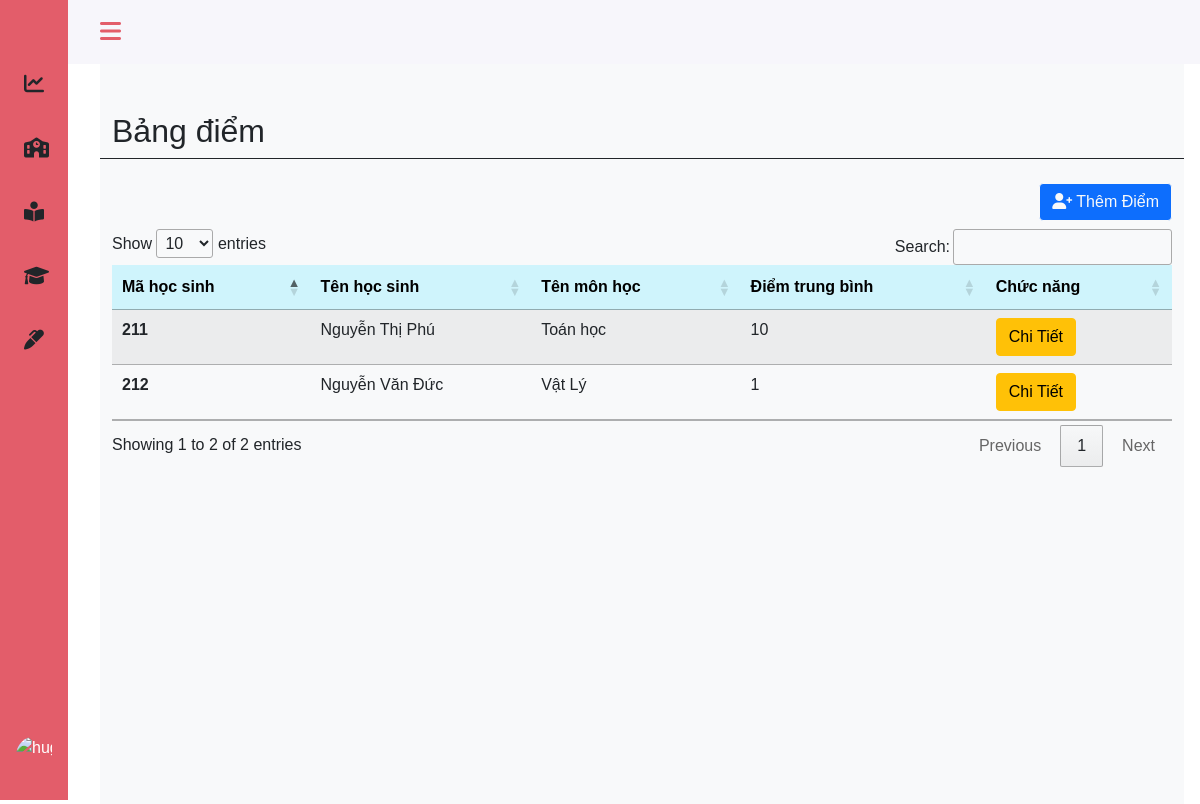
/admin/result.php, run on an earlier commit of the app's database.
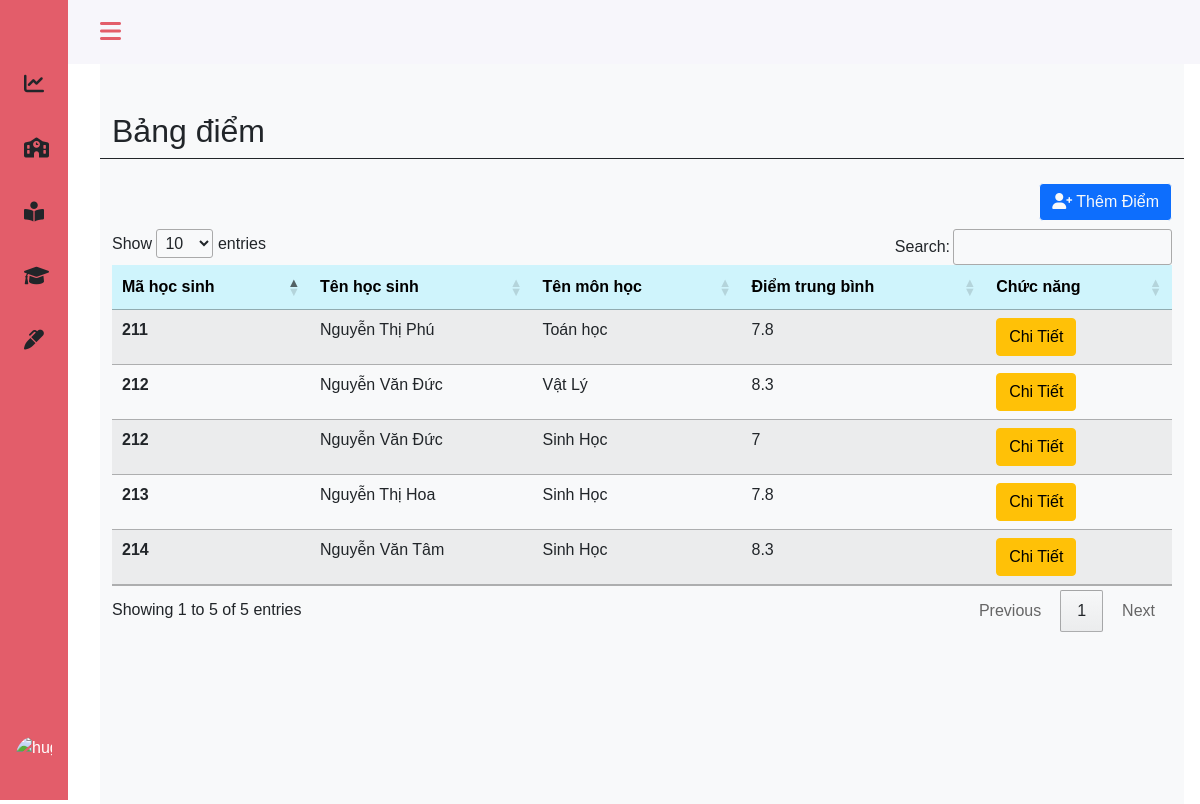
And on a later commit of the database.
### tables this page shows
CREATE TABLE `marks` (
  `st_id` int(10) NOT NULL,
  `sb_id` int(10) NOT NULL,
  `ma_hour_test` varchar(5) NOT NULL,
  `ma_final_exam` varchar(5) NOT NULL,
  `ma_avarage` varchar(5) NOT NULL
);

CREATE TABLE `students` (
  `st_id` int(10) NOT NULL,
  `st_name` varchar(30) NOT NULL,
  `st_birth` date NOT NULL,
  `st_address` varchar(50) NOT NULL,
  `st_gender` varchar(30) NOT NULL,
  `st_phone` tinytext DEFAULT NULL,
  `st_parent` varchar(30) NOT NULL,
  `class_id` int(11) NOT NULL
);

CREATE TABLE `subjects` (
  `sb_id` int(10) NOT NULL,
  `sb_name` varchar(30) NOT NULL
);

### admin/result.php (the view, shortened to what this page needs)
<?php
include 'headerad.php';
?>
<main>
    <div class="height-100 bg-light">
        <div class="col py-3  ">
            <div class="container-fluid ">
                <div class="row mt-3 pt-3 border-bottom border-dark">
                    <div class="col-md-6">
                        <h2>Bảng điểm</h2>
                    </div>
                </div>
            </div>
            <div class="container-fluid py-3" style="width:100% ; overflow: auto; height: auto">
                <div class="row">
                    <div class=" py-2">
                        <button type="button" class="btn btn-primary btn-md btn-outline-light float-end" data-bs-toggle="modal" data-bs-target="#exampleModal">
                            <i class="fas fa-user-plus"></i> Thêm Điểm
                        </button>
                    </div>
                </div>
                <table class="table table-hover table-striped " id="example">
                    <thead>
                        <tr class="table-info">
                            <th scope="col">Mã học sinh</th>
                            <th scope="col">Tên học sinh</th>
                            <th scope="col">Tên môn học</th>
                            <th scope="col">Điểm trung bình</th>
                            <th scope="col">Chức năng</th>
                        </tr>
                    </thead>
                    <tbody>
                        <?php
                        include '../config.php';
                        $sql = "SELECT  st.st_id, st.st_name, m.ma_avarage, sb.sb_name, sb.sb_id FROM students st, marks m, subjects sb
                        WHERE st.st_id = m.st_id and sb.sb_id=m.sb_id";
                        $result = mysqli_query($conn, $sql);
                        if (mysqli_num_rows($result) > 0) {
                            while ($row = mysqli_fetch_assoc($result)) {
                        ?>
                                <tr>
                                    <th scope="row"><?php echo $row['st_id']; ?> </th>
                                    <td><?php echo $row['st_name']; ?></td>
                                    <td><?php echo $row['sb_name']; ?></td>
                                    <td><?php echo $row['ma_avarage']; ?></td>
                                    <td>
                                        <a class="btn btn-warning" href="detail-result.php?stid=<?php echo $row['st_id'] ?>&sbid=<?php echo $row['sb_id'] ?>">Chi Tiết</a>
                                    </td>
                                </tr>
                        <?php
                            }
                        }
                        ?>
                    </tbody>
                </table>
            </div>
        </div>
    </div>
</main>
<?php
include 'footerad.php';
?>

### admin/headerad.php (shortened to what this page needs)
<!DOCTYPE html>
<html lang="en">
<head>
    <link href="https://cdn.jsdelivr.net/npm/bootstrap@5.1.3/dist/css/bootstrap.min.css" rel="stylesheet">
    <link rel="stylesheet" href="https://cdnjs.cloudflare.com/ajax/libs/font-awesome/6.0.0-beta2/css/all.min.css">
    <link rel="stylesheet" type="text/css" href="https://cdn.datatables.net/1.11.3/css/jquery.dataTables.min.css">
    <link rel="stylesheet" href="../assets/css/style.css">
</head>
<body id="body-pd">
    <header class="header" id="header">
        <div class="header_toggle "> <i class="fas fa-bars " style="color: #e35d6a;" id="header-toggle"></i> </div>
    </header>
    <div class="l-navbar" id="nav-bar" style="background-color: #e35d6a;">
        <nav class="nav">
            <div>
                <span class=" nav_logo nav_logo-name"></span>
                <div class="nav_list">
                    <a href="dashboard.php" class="nav_link" id="dashboard">
                        <i class="fas fa-chart-line nav_icon"></i>
                    </a>
                    <a href="class.php" class="nav_link" id="class">
                        <i class="fas fa-school nav_icon"></i>
                    </a>
                    <a href="subject.php" class="nav_link" id="subject">
                        <i class="fas fa-book-reader nav_icon"></i>
                    </a>
                    <a href="teacher.php" class="nav_link" id="teacher">
                        <i class="fas fa-graduation-cap nav_icon"></i>
                    </a>
                    <a href="result.php" class="nav_link" id="result">
                        <i class="fas fa-marker nav_icon"></i>
                    </a>
                </div>
            </div>
            <div class="dropdown pb-4 ps-3">
                <a href="#" class="d-flex align-items-center text-white text-decoration-none dropdown-toggle" id="dropdownUser1" data-bs-toggle="dropdown" aria-expanded="false">
                    <img src="https://avatars.githubusercontent.com/u/90233548?s=400&u=2b4d5b064fad28a227f756af09b5ad9cfb4bb4a1&v=4" alt="hugenerd" class=" header_img rounded-circle">
                </a>
            </div>
        </nav>
    </div>

### admin/footerad.php (shortened to what this page needs)
</body>
</html>

### assets/css/style.css (style rules this page uses)
* { padding: 0; margin: 0; box-sizing: border-box; }
:root { --header-height: 3rem; --nav-width: 68px; --first-color: #4723D9; --first-color-light: #AFA5D9; --white-color: #F7F6FB; --body-font: 'Nunito', sans-serif; --normal-font-size: 1rem; --z-fixed: 100 }
body { position: relative; margin: var(--header-height) 0 0 0; padding: 0 1rem; font-family: var(--body-font); font-size: var(--normal-font-size); transition: .5s }
a { text-decoration: none }
.header { width: 100%; height: var(--header-height); position: fixed; top: 0; left: 0; display: flex; align-items: center; justify-content: space-between; padding: 0 1rem; background-color: var(--white-color); z-index: var(--z-fixed); transition: .5s }
.header_toggle { color: var(--first-color); font-size: 1.5rem; cursor: pointer }
.header_img { width: 35px; height: 35px; display: flex; justify-content: center; border-radius: 50%; overflow: hidden }
.l-navbar { position: fixed; top: 0; left: -30%; width: var(--nav-width); height: 100vh; background-color: var(--first-color); padding: .5rem 1rem 0 0; transition: .5s; z-index: var(--z-fixed) }
.nav { height: 100%; display: flex; flex-direction: column; justify-content: space-between; overflow: hidden }
.nav_logo, .nav_link { display: grid; grid-template-columns: max-content max-content; align-items: center; column-gap: 1rem; padding: .5rem 0 .5rem 1.5rem }
.nav_logo { margin-bottom: 2rem }
.nav_logo-name { color: var(--white-color); font-weight: 700 }
.nav_link { position: relative; color: var(--first-color-dark); margin-bottom: 1.5rem; transition: .3s }
.nav_icon { font-size: 1.25rem }
.height-100 { height: 100vh }
@media screen and (min-width: 768px) { body { margin: calc(var(--header-height) + 1rem) 0 0 0; padding-left: calc(var(--nav-width) + 2rem) } }
@media screen and (min-width: 768px) { .header { height: calc(var(--header-height) + 1rem); padding: 0 2rem 0 calc(var(--nav-width) + 2rem) } }
@media screen and (min-width: 768px) { .header_img { width: 40px; height: 40px } }
@media screen and (min-width: 768px) { .l-navbar { left: 0; padding: 1rem 1rem 0 0 } }

What changed in the data, as far as the page shows it:
removed marks: st.st_id "212", st.st_name "Nguyễn Văn Đức", sb.sb_name "Vật Lý", ma_avarage "1"
changed marks "211": ma_avarage "10" → "7.8"
added marks: st.st_id "212", st.st_name "Nguyễn Văn Đức", sb.sb_name "Vật Lý", ma_avarage "8.3"
added marks: st.st_id "213", st.st_name "Nguyễn Thị Hoa", sb.sb_name "Sinh Học", ma_avarage "7.8"
added marks: st.st_id "214", st.st_name "Nguyễn Văn Tâm", sb.sb_name "Sinh Học", ma_avarage "8.3"
added marks: st.st_id "212", st.st_name "Nguyễn Văn Đức", sb.sb_name "Sinh Học", ma_avarage "7"
Also different on the page:
text written by a page script: "Show entries Search: Showing 1 to 2 of 2 entries Previous 1 Next" → "Show entries Search: Showing 1 to 5 of 5 entries Previous 1 Next"
